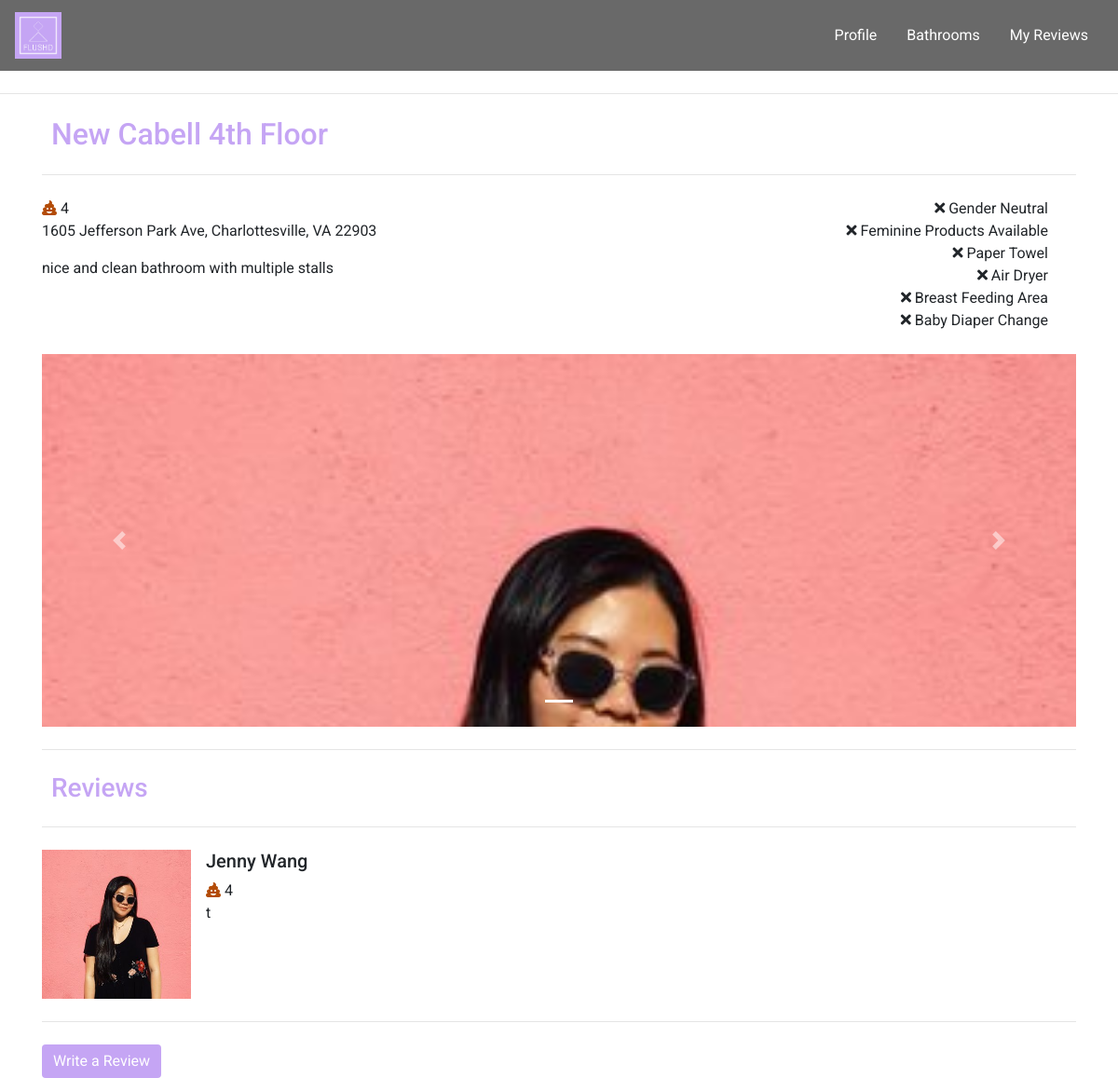
/bathroom-detail.php?bID=5, run on the app's committed database.
### tables this page shows
CREATE TABLE `bathrooms` (
  `ID` int(6) NOT NULL,
  `bTitle` varchar(100) NOT NULL,
  `bDesc` varchar(300) NOT NULL,
  `bLoc` varchar(200) NOT NULL,
  `AvgRating` float DEFAULT '0',
  `GenderNeutral` tinyint(1) NOT NULL DEFAULT '0',
  `FemProducts` tinyint(1) NOT NULL DEFAULT '0',
  `PaperTowel` tinyint(1) NOT NULL DEFAULT '0',
  `AirDryer` tinyint(1) NOT NULL DEFAULT '0',
  `BreastFeed` tinyint(1) NOT NULL DEFAULT '0',
  `Diaper` tinyint(1) NOT NULL DEFAULT '0',
  `img` varchar(500) DEFAULT NULL
);

CREATE TABLE `reviews` (
  `ID` int(6) NOT NULL,
  `uID` int(6) NOT NULL,
  `bID` int(6) NOT NULL,
  `title` varchar(100) NOT NULL,
  `rDesc` varchar(300) NOT NULL,
  `rating` int(2) NOT NULL,
  `imgURL` varchar(500) DEFAULT NULL
);

CREATE TABLE `users` (
  `ID` int(6) NOT NULL,
  `firstname` varchar(50) NOT NULL,
  `lastname` varchar(50) NOT NULL,
  `username` varchar(50) NOT NULL,
  `email` varchar(100) NOT NULL,
  `pwd` varchar(100) NOT NULL,
  `reg_date` timestamp NOT NULL DEFAULT CURRENT_TIMESTAMP COMMENT 'date the user registered',
  `profilepic` varchar(100) DEFAULT NULL,
  `admin` tinyint(1) NOT NULL DEFAULT '0'
);

### bathroom-detail.php (the view, shortened to what this page needs)
<!DOCTYPE html>
<html lang="en">
    <head>
        <link rel="stylesheet" href="https://maxcdn.bootstrapcdn.com/bootstrap/4.2.1/css/bootstrap.min.css" />
        <link rel="stylesheet" href="styles/style.css">
        <link rel="stylesheet" href="styles/bathroom-profile.css">
        <link rel="stylesheet" href="styles/user-home-style.css">
        <link rel="stylesheet" href="https://use.fontawesome.com/releases/v5.7.2/css/all.css">
    </head>
<?php
$bID = (int) $_GET['bID'];
$servername = "localhost";
$username = "root";
$password = "";
$dbname = "flushd";
$conn = new mysqli($servername, $username, $password, $dbname);
$get_bath_detail = "SELECT bTitle, AvgRating, bLoc, bDesc
FROM bathrooms B
WHERE ID=$bID";
$result = $conn->query($get_bath_detail);
if ($result -> num_rows > 0) {
    $row = $result->fetch_assoc();
    extract($row);
} else {
    echo 'No results';
}
$msg = null;
$get_images = "SELECT R.imgURL
FROM bathrooms B
INNER JOIN reviews R ON R.bID = B.ID
WHERE B.ID=$bID AND R.imgURL IS NOT NULL";
$result = $conn->query($get_images);
if ($result -> num_rows > 0) {
    while($row = $result->fetch_assoc()) {
        extract($row);
        $images[] = $imgURL;
    }
} else {
    $msg = 'No results';
}
$get_reviews = "SELECT R.ID, R.title, R.uID, R.rDesc, R.rating, U.firstname, U.lastname, U.profilepic
FROM bathrooms B
INNER JOIN reviews R ON R.bID = B.ID
INNER JOIN users U ON R.uID = U.ID
WHERE R.bID=$bID";
$reviews = null;
$result = $conn->query($get_reviews);
if ($result -> num_rows > 0) {
    while($row = $result->fetch_assoc()) {
        extract($row);
        $reviews[] = array('rID'=>$ID,'rTitle'=>$title, 'rDesc'=>$rDesc, 'rating'=>$rating, 'uID'=>$uID,
         'fname'=>$firstname, 'lname'=>$lastname, 'profilepic'=>$profilepic);
    }
}
?>
    <body>
        <nav class="navbar sticky-top navbar-expand-lg" id="mainNav">
            <a class="navbar-brand" href="user-home.html">
              <img src="images/FLUSHD_logo.PNG" width="50" height="50" class="d-inline-block align-top" alt="logo">
            </a>
            <div class="collapse navbar-collapse justify-content-end" id="collapsibleNavbar">
                <ul class="nav nav-pills">
                    <li class="nav-item">
                      <a class="nav-link" id="profile-link" href="user-profile.php">Profile</a>
                    </li>
                    <li class="nav-item">
                        <a class="nav-link" id="bathroom-link" href="bathroom-index.html">Bathrooms</a>
                    </li>
                    <li class="nav-item">
                      <a class="nav-link" id="reviews-link" href="#">My Reviews</a>
                    </li>
                </ul>
            </div>
        </nav>
        <hr class="my-4">
        <div class="container" id="bathroomInfo">
            <h2 id="bathroom-title"><?php echo $bTitle;?></h2>
            <hr class="my-4">
            <div class="row">
                <div class="col left-col">
                        <span class="fas fa-poo checked" id="poo-rating1"></span>
                        <span id="avg-rating"><?php echo round($AvgRating, 2); ?></span>
                        <p id="bath-address"><?php echo $bLoc;?></p>
                        <p id="bath-desc"><?php echo $bDesc?></p>
                </div>
                <div class="col right-col">
                    <i class="<?php $xml=simplexml_load_file("bathrooms.xml") or die("Error: Cannot create object");
                        if($xml->bath[$bID]->GenderNeutral == 1) {echo 'fas fa-check';} else{echo 'fas fa-times';} ?>" id="gender-icon"></i><span> Gender Neutral</span><br>
                    <i class="<?php $xml=simplexml_load_file("bathrooms.xml") or die("Error: Cannot create object");
                        if($xml->bath[$bID]->FemProducts == 1) {echo 'fas fa-check';} else{echo 'fas fa-times';} ?>" id="fem-icon"></i><span> Feminine Products Available</span><br>
                    <i class="<?php $xml=simplexml_load_file("bathrooms.xml") or die("Error: Cannot create object");
                        if($xml->bath[$bID]->PaperTowel == 1) {echo 'fas fa-check';} else{echo 'fas fa-times';} ?>" id="paper-icon"></i><span> Paper Towel</span><br>
                    <i class="<?php $xml=simplexml_load_file("bathrooms.xml") or die("Error: Cannot create object");
                        if($xml->bath[$bID]->AirDryer == 1) {echo 'fas fa-check';} else{echo 'fas fa-times';} ?>" id="air-icon"></i><span> Air Dryer</span><br>
                    <i class="<?php $xml=simplexml_load_file("bathrooms.xml") or die("Error: Cannot create object");
                        if($xml->bath[$bID]->BreastFeed == 1) {echo 'fas fa-check';} else{echo 'fas fa-times';} ?>" id="breast-icon"></i><span> Breast Feeding Area</span><br>
                    <i class="<?php $xml=simplexml_load_file("bathrooms.xml") or die("Error: Cannot create object");
                        if($xml->bath[$bID]->Diaper == 1) {echo 'fas fa-check';} else{echo 'fas fa-times';} ?>" id="diaper-icon"></i><span> Baby Diaper Change</span><br>
                </div>
            </div>
            <br>
            <?php if ($msg == 'No results') {?>
            <div id="bathroomPics" class="carousel slide" data-ride="carousel">
                <ol class="carousel-indicators">
                    <li data-target="#bathroomPics" data-slide-to="0" class="active"></li>
                    <li data-target="#bathroomPics" data-slide-to="1"></li>
                    <li data-target="#bathroomPics" data-slide-to="2"></li>
              </ol>
                <div class="carousel-inner">
                    <div class="carousel-item active">
                        <img src="http://placehold.it/150x150" class="d-block w-100" alt="pic1">
                    </div>
                    <div class="carousel-item">
                        <img src="http://placehold.it/150x150" class="d-block w-100" alt="pic2">
                    </div>
                    <div class="carousel-item">
                        <img src="http://placehold.it/150x150" class="d-block w-100" alt="pic3">
                    </div>
                </div>
                <a class="carousel-control-prev" href="#bathroomPics" role="button" data-slide="prev">
                    <span class="carousel-control-prev-icon" aria-hidden="true"></span>
                    <span class="sr-only">Previous</span>
                </a>
                <a class="carousel-control-next" href="#bathroomPics" role="button" data-slide="next">
                    <span class="carousel-control-next-icon" aria-hidden="true"></span>
                    <span class="sr-only">Next</span>
                </a>
            </div>
            <?php } else { ?>
            <div id="bathroomPics" class="carousel slide" data-ride="carousel">
              <ol class="carousel-indicators">
                  <?php $a = 0; ?>
              <?php for($i = 0; $i < sizeof($images); $i++) {?>
                    <li data-target="#bathroomPics" data-slide-to="<?php echo $i;?>" class="<?php if($a == 0) {echo "active";}?>"></li>
              <?php $a++;
            } ?>
              </ol>
                <div class="carousel-inner">
                    <div class="carousel-item active">
                        <img src="<?php echo $images[0]; ?>" class="d-block w-100" alt="pic1">
                    </div>
                </div>
                <a class="carousel-control-prev" href="#bathroomPics" role="button" data-slide="prev">
                    <span class="carousel-control-prev-icon" aria-hidden="true"></span>
                </a>
                <a class="carousel-control-next" href="#bathroomPics" role="button" data-slide="next">
                    <span class="carousel-control-next-icon" aria-hidden="true"></span>
                </a>
            </div>
            <?php }?>
            <hr class="my-4">
        </div>
        <div class="container" id='reviews'>
            <h3>Reviews</h3>
            <div class="review-container">
            <hr class="my-4">
            <?php
            if ($reviews != null) {
            foreach ($reviews as $review) { ?>
            <div class="review">
            <div class="media">
                <img src="<?php if ($review['profilepic'] != null) {echo $review['profilepic'];} else {echo 'images/defaulticon.png';}?>"
                style="width: 10rem; height: 10rem;" class="align-self-start mr-3 image-fluid" alt="...">
                <div class="media-body">
                    <h5 class="mt-0"><?php echo $review['fname'] . ' ' . $review['lname'];?></h5>
                    <span class="fas fa-poo checked"></span><span class="usr-rating"> <?php echo $review['rating'] ?> </span>
                    <p><?php echo $review['rDesc'] ?></p>
                </div>
            </div>
            <hr class="my-4">
            </div>
            <?php }
            } else {echo 'No reviews';} ?>
            </div>
        </div>
        <div class="container">
            <a href="submit-review.php" class="btn btn-primary" id="reviewFormSubmitBtn">Write a Review</a>
        </div>
    </body>
</html>

### styles/style.css (style rules this page uses)
.btn { font-family: "Roboto", sans-serif; background:#C5A5F4; border:#C5A5F4; }
a { font-family: "Roboto", sans-serif; color:#C5A5F4; }
h2 { font-family: "Roboto", sans-serif; color:#C5A5F4; padding-left: 10px; }
h3 { font-family: "Roboto", sans-serif; color:#C5A5F4; padding-left: 10px; }
#mainNav { font-family: "Roboto", sans-serif; background-color: rgb(105, 105, 105); }
#mainNav a { font-family: "Roboto", sans-serif; color:white; }
body { position:relative; font-family: "Roboto", sans-serif; }
html { scroll-behavior: smooth; }
* { box-sizing: border-box; }
.row { width: 100%; }

### styles/bathroom-profile.css (style rules this page uses)
.carousel-inner { width:100%; max-height: 400px !important; }
.d-block { width:100%; }
.checked { color:rgb(179, 76, 8); }
.left-col { text-align: left; }
.right-col { text-align: right; }

### styles/user-home-style.css (style rules this page uses)
.btn { color:white; }

### data on the page
bathrooms: bTitle "New Cabell 4th Floor", AvgRating "4", bLoc "1605 Jefferson Park Ave, Charlottesville, VA 22903", bDesc "nice and clean bathroom with multiple stalls"
reviews: uID.profilepic (picture), uID.firstname "Jenny", uID.lastname "Wang", rating "4", rDesc "t"
